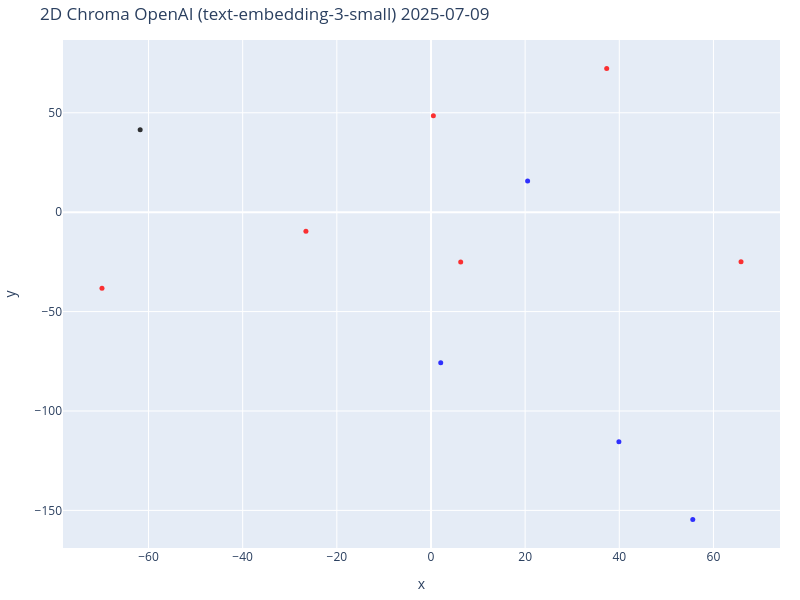

Notebook code for this chart:
### Code cell
from sklearn.manifold import TSNE
import numpy as np
import plotly.graph_objects as go

# Теперь мы можем визуализировать векторы с помощью t-SNE
# t-SNE - это метод, который позволяет визуализировать высокоразмерные данные
result = collection.get(include=['embeddings', 'documents', 'metadatas'])
vectors = np.array(result['embeddings'])
documents = result['documents']
metadatas = result['metadatas']
doc_types = [metadata['next_bar'] for metadata in metadatas]
colors = [['blue', 'red', 'black'][['up', 'down', 'current'].index(t)] for t in doc_types]


# Нам, людям, проще визуализировать объекты в 2D!
# Уменьшите размерность векторов до 2D, используя t-SNE
# (t-распределенное стохастическое вложение соседей)
tsne = TSNE(n_components=2, random_state=42, perplexity=3)
reduced_vectors = tsne.fit_transform(vectors)

# Create the 2D scatter plot
fig = go.Figure(data=[go.Scatter(
    x=reduced_vectors[:, 0],
    y=reduced_vectors[:, 1],
    mode='markers',
    marker=dict(size=5, color=colors, opacity=0.8),
    text=[f"Type: {t}<br>Text: {d[:100]}..." for t, d in zip(doc_types, documents)],
    hoverinfo='text'
)])

fig.update_layout(
    title='2D Chroma OpenAI (text-embedding-3-small) 2025-07-10',
    xaxis_title='x',
    yaxis_title='y',
    width=800,
    height=600,
    margin=dict(r=20, b=10, l=10, t=40)
)

fig.show()

### Figure 1 — Plotly figure (JSON) as saved in the notebook; plotly's stock layout.template omitted (floating-point values rounded to 4 significant figures)
{"data": [{"hoverinfo": "text", "marker": {"color": ["blue", "blue", "blue", "red", "red", "blue", "red", "red", "red", "red", "black"], "opacity": 0.8, "size": 5}, "mode": "markers", "text": ["Type: up<br>Text: - Китай активно продвигает юань, пока доллар теряет влияние\n- Доллар пытается восстановить позиции; ...", "Type: up<br>Text: - Доллар достиг 3-летнего минимума на фоне конфликта Трампа и Пауэлла\n- ИИ готов убить человека при ...", "Type: up<br>Text: - Lindsay в третьем квартале 2025 года превзошла ожидания с сильным ростом выручки\n- Reed's Inc на к...", "Type: down<br>Text: - Трамп анонсирует сделку по правам на полезные ископаемые с Конго\n- Фьючерсы на природный газ подор...", "Type: down<br>Text: - Акции BridgeBio растут после сделки по роялти на $300 млн за продажи акорамидиса в Европе\n- Bernst...", "Type: up<br>Text: - EHang заключает партнерство с Reignwood Aviation для расширения операций eVTOL\n- Прогноз Hershey и...", "Type: down<br>Text: - Акции Te Connectivity достигли исторического максимума в $172,31\n- Landsbankinn принимает заявки н...", "Type: down<br>Text: - Eutelsat Communications публикует полугодовые результаты контракта на поддержание ликвидности\n- At...", "Type: down<br>Text: - Рынок акций  Финляндии закрылся падением, OMX Helsinki 25 снизился на 0,49%\n- Рынок акций  Бельгии...", "Type: down<br>Text: - Saba Capital продает акции Blackrock California (BFZ) на сумму $368 704\n- Bosch Group продает 3,3%...", "Type: current<br>Text: - Акции Progyny растут после подтверждения рейтинга \"Покупать\" от BTIG на фоне благоприятных перспек..."], "type": "scatter", "x": [55.61, 39.92, 2.074, 37.32, 65.86, 20.53, 6.312, -69.88, -26.56, 0.508, -61.77], "y": [-154.6, -115.4, -75.8, 72.25, -24.88, 15.67, -25.03, -38.26, -9.539, 48.52, 41.43]}], "layout": {"height": 600, "margin": {"b": 10, "l": 10, "r": 20, "t": 40}, "title": {"text": "2D Chroma OpenAI (text-embedding-3-small) 2025-07-09"}, "width": 800, "xaxis": {"title": {"text": "x"}}, "yaxis": {"title": {"text": "y"}}}}
